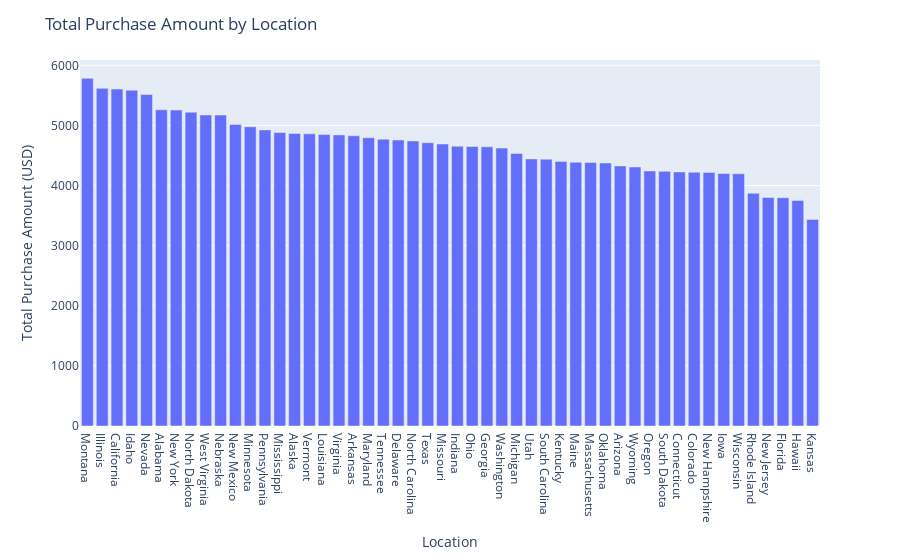

Notebook code for this chart:
### Code cell
# mengroup data dan mereset index 
grouped_location = df[['Location', 'Purchase Amount (USD)']].groupby('Location').sum().sort_values(by='Purchase Amount (USD)', ascending=False).reset_index()

# Visualisasi menggunakan bar 
fig = px.bar(grouped_location, x='Location', y='Purchase Amount (USD)', orientation='v')
fig.update_layout(title='Total Purchase Amount by Location',
                  xaxis_title='Location',
                  yaxis_title='Total Purchase Amount (USD)')
fig.show()

### Figure 1 — Plotly figure (JSON) as saved in the notebook; plotly's stock layout.template omitted (floating-point values rounded to 4 significant figures)
{"data": [{"alignmentgroup": "True", "hovertemplate": "Location=%{x}<br>Purchase Amount (USD)=%{y}<extra></extra>", "legendgroup": "", "marker": {"color": "#636efa", "pattern": {"shape": ""}}, "name": "", "offsetgroup": "", "orientation": "v", "showlegend": false, "textposition": "auto", "type": "bar", "x": ["Montana", "Illinois", "California", "Idaho", "Nevada", "Alabama", "New York", "North Dakota", "West Virginia", "Nebraska", "New Mexico", "Minnesota", "Pennsylvania", "Mississippi", "Alaska", "Vermont", "Louisiana", "Virginia", "Arkansas", "Maryland", "Tennessee", "Delaware", "North Carolina", "Texas", "Missouri", "Indiana", "Ohio", "Georgia", "Washington", "Michigan", "Utah", "South Carolina", "Kentucky", "Maine", "Massachusetts", "Oklahoma", "Arizona", "Wyoming", "Oregon", "South Dakota", "Connecticut", "Colorado", "New Hampshire", "Iowa", "Wisconsin", "Rhode Island", "New Jersey", "Florida", "Hawaii", "Kansas"], "xaxis": "x", "y": [5784, 5617, 5605, 5587, 5514, 5261, 5257, 5220, 5174, 5172, 5014, 4977, 4926, 4883, 4867, 4860, 4848, 4842, 4828, 4795, 4772, 4758, 4742, 4712, 4691, 4655, 4649, 4645, 4623, 4533, 4443, 4439, 4402, 4388, 4384, 4376, 4326, 4309, 4243, 4236, 4226, 4222, 4219, 4201, 4196, 3871, 3802, 3798, 3752, 3437], "yaxis": "y"}], "layout": {"barmode": "relative", "legend": {"tracegroupgap": 0}, "margin": {"t": 60}, "title": {"text": "Total Purchase Amount by Location"}, "xaxis": {"anchor": "y", "domain": [0, 1], "title": {"text": "Location"}}, "yaxis": {"anchor": "x", "domain": [0, 1], "title": {"text": "Total Purchase Amount (USD)"}}}}
